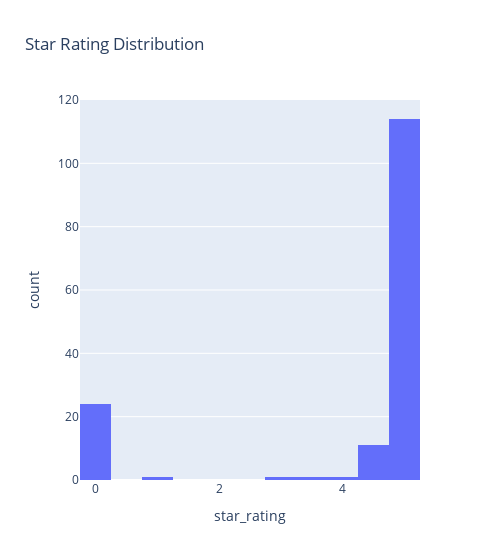

Notebook code cell kept with this figure:
### Code cell
px.histogram(df, 'star_rating', width=500, title='Star Rating Distribution')

### Figure 1 — Plotly figure (JSON) as saved in the notebook; plotly's stock layout.template omitted (floating-point values rounded to 4 significant figures; data arrays with more than 128 entries replaced by an {"elided": "..."} marker saying what was removed)
{"data": [{"alignmentgroup": "True", "bingroup": "x", "hovertemplate": "star_rating=%{x}<br>count=%{y}<extra></extra>", "legendgroup": "", "marker": {"color": "#636efa", "pattern": {"shape": ""}}, "name": "", "offsetgroup": "", "orientation": "v", "showlegend": false, "type": "histogram", "x": {"elided": "153 float values"}, "xaxis": "x", "yaxis": "y"}], "layout": {"barmode": "relative", "legend": {"tracegroupgap": 0}, "title": {"text": "Star Rating Distribution"}, "width": 500, "xaxis": {"anchor": "y", "domain": [0, 1], "title": {"text": "star_rating"}}, "yaxis": {"anchor": "x", "domain": [0, 1], "title": {"text": "count"}}}}
